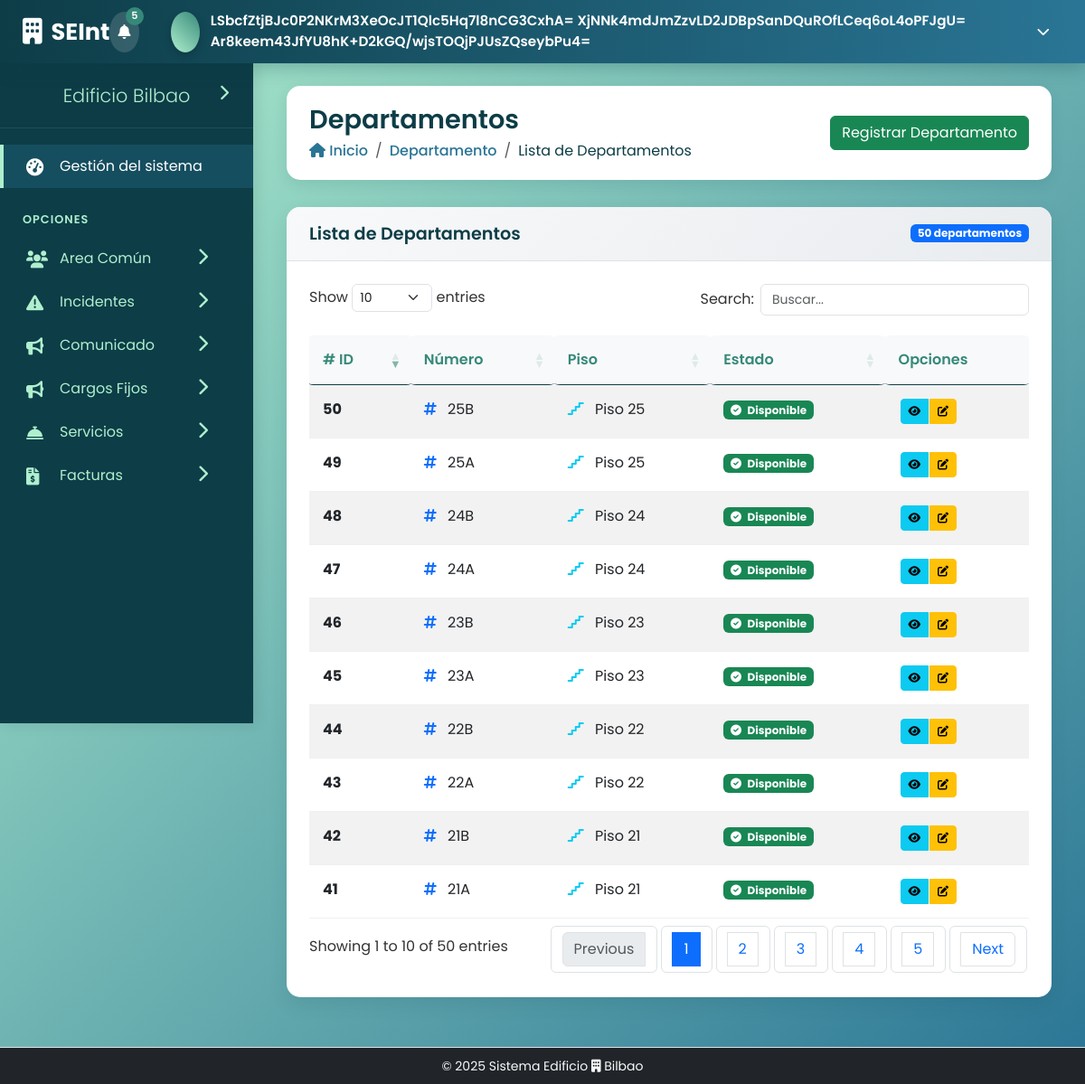
Screenshot of /public/controlador/DepartamentoControlador.php?action=listarDepartamentos (signed in) with the database file from the repository.
### tables this page shows
CREATE TABLE departamento (
                              id_departamento INT AUTO_INCREMENT PRIMARY KEY,
                              numero VARCHAR(10) NOT NULL,
                              piso INT NOT NULL,
                              estado ENUM('ocupado', 'disponible') DEFAULT 'disponible'
);

### public/modelo/DepartamentoModelo.php (called while the page is built, shortened)
<?php
class DepartamentoModelo{
    private $db;
    private $table_departamento = 'departamento';
    public function __construct($db){
        $this->db = $db;
    }
    public function listarDepartamento(){
        $sql = "SELECT * FROM " . $this->table_departamento;
        $resultado = $this->db->prepare($sql);
        $resultado->execute();
        return $resultado->fetchAll(PDO::FETCH_ASSOC);
    }
}

### public/vista/ListarDepartamentoVista.php (the view, shortened to what this page needs)
<?php include("../../includes/header.php"); ?>
    <div class="page-header fade-in">
        <div class="page-title">
            <h1>Departamentos</h1>
            <nav aria-label="breadcrumb">
                <ol class="breadcrumb">
                    <li class="breadcrumb-item"><a href="#"><i class="fas fa-home"></i> Inicio</a></li>
                    <li class="breadcrumb-item"><a href="#">Departamento</a></li>
                    <li class="breadcrumb-item active" aria-current="page">Lista de Departamentos</li>
                </ol>
            </nav>
        </div>
        <div class="page-actions">
            <a href="DepartamentoControlador.php?action=formularioDepartamento" class="btn btn-success">
                Registrar Departamento
            </a>
        </div>
    </div>
    <div class="row fade-in">
        <div class="col-12">
            <div class="content-box">
                <div class="content-box-header d-flex justify-content-between align-items-center">
                    <h5>Lista de Departamentos</h5>
                    <span class="badge bg-primary"><?php echo count($departamentos); ?> departamentos</span>
                </div>
                <div class="content-box-body">
                    <?php if (empty($departamentos)): ?>
                        <div class="text-center py-4">
                            <i class="fas fa-building fa-3x text-muted mb-3"></i>
                            <p class="text-muted">No hay departamentos registrados</p>
                        </div>
                    <?php else: ?>
                        <div class="table-container">
                            <table id="tablaDepartamentos" class="table table-hover table-striped">
                                <thead>
                                <tr>
                                    <th># ID</th>
                                    <th>Número</th>
                                    <th>Piso</th>
                                    <th>Estado</th>
                                    <th>Opciones</th>
                                </tr>
                                </thead>
                                <tbody>
                                <?php foreach ($departamentos as $departamento): ?>
                                    <tr>
                                        <td><strong><?php echo htmlspecialchars($departamento['id_departamento']); ?></strong></td>
                                        <td>
                                            <i class="fas fa-hashtag text-primary me-2"></i>
                                            <?php echo htmlspecialchars($departamento['numero']); ?>
                                        </td>
                                        <td>
                                            <i class="fas fa-stairs text-info me-2"></i>
                                            Piso <?php echo htmlspecialchars($departamento['piso']); ?>
                                        </td>
                                        <td>
                                            <?php
                                            $badge_class = '';
                                            switch($departamento['estado']) {
                                                case 'disponible':
                                                    $badge_class = 'bg-success';
                                                    $icon = 'fa-check-circle';
                                                    break;
                                                case 'ocupado':
                                                    $badge_class = 'bg-warning';
                                                    $icon = 'fa-user';
                                                    break;
                                            }
                                            ?>
                                            <span class="badge <?php echo $badge_class; ?>">
                                                <i class="fas <?php echo $icon; ?> me-1"></i>
                                                <?php echo ucfirst(htmlspecialchars($departamento['estado'])); ?>
                                            </span>
                                        </td>
                                        <td>
                                            <div class="btn-group" role="group">
                                                <button class="btn btn-info btn-sm"
                                                        data-bs-toggle="modal"
                                                        data-bs-target="#verPersonasModal"
                                                        data-id="<?php echo htmlspecialchars($departamento['id_departamento']); ?>"
                                                        data-numero="<?php echo htmlspecialchars($departamento['numero']); ?>"
                                                        data-piso="<?php echo htmlspecialchars($departamento['piso']); ?>"
                                                        title="Ver personas del departamento">
                                                    <i class="fas fa-eye"></i>
                                                </button>
                                                <button class="btn btn-warning btn-sm"
                                                        data-bs-toggle="modal"
                                                        data-bs-target="#editarDepartamentoModal"
                                                        data-id="<?php echo htmlspecialchars($departamento['id_departamento']); ?>"
                                                        data-numero="<?php echo htmlspecialchars($departamento['numero']); ?>"
                                                        data-piso="<?php echo htmlspecialchars($departamento['piso']); ?>"
                                                        data-estado="<?php echo htmlspecialchars($departamento['estado']); ?>"
                                                        title="Editar departamento">
                                                    <i class="fas fa-edit"></i>
                                                </button>
                                            </div>
                                        </td>
                                    </tr>
                                <?php endforeach; ?>
                                </tbody>
                            </table>
                        </div>
                    <?php endif; ?>
                </div>
            </div>
        </div>
    </div>
    <link rel="stylesheet" type="text/css" href="https://cdn.datatables.net/1.13.6/css/dataTables.bootstrap5.min.css">
    <link rel="stylesheet" type="text/css" href="https://cdn.datatables.net/responsive/2.5.0/css/responsive.bootstrap5.min.css">
<?php include("../../includes/footer.php"); ?>

### includes/css/dashboard.css (style rules this page uses)
:root { --celeste: #afefce; --verde-suave: #99b6a0; --verde: #368979; --azul: #2a7595; --azul-oscuro: #0d3d47; --sidebar-width: 280px; --sidebar-collapsed-width: 70px; --header-height: 70px; --transition-speed: 0.3s; }
* { margin: 0; padding: 0; box-sizing: border-box; }
body { font-family: 'Poppins', sans-serif; background: linear-gradient(135deg, var(--celeste) 0%, var(--azul) 100%); color: #333; overflow-x: hidden; min-height: 100vh; }
.page-header { display: flex; justify-content: space-between; align-items: center; margin-bottom: 30px; background: white; padding: 20px 25px; border-radius: 15px; box-shadow: 0 5px 15px rgba(13, 61, 71, 0.1); }
.page-title h1 { font-weight: 600; color: var(--azul-oscuro); margin: 0; font-size: 1.8rem; }
.breadcrumb { background: none; padding: 0; margin: 5px 0 0; }
.breadcrumb-item a { color: var(--azul); text-decoration: none; font-weight: 500; }
.breadcrumb-item.active { color: var(--azul-oscuro); }
.content-box { background: white; border-radius: 15px; box-shadow: 0 8px 20px rgba(13, 61, 71, 0.1); margin-bottom: 30px; overflow: hidden; transition: all 0.3s; }
.content-box-header { padding: 18px 25px; border-bottom: 1px solid #f0f0f0; display: flex; justify-content: space-between; align-items: center; background: linear-gradient(to right, #f8f9fa, white); }
.content-box-header h5 { font-weight: 600; margin: 0; color: var(--azul-oscuro); font-size: 1.2rem; }
.content-box-body { padding: 25px; }
.table thead th { color:var(--verde); border-color: #0d3d47; font-weight: 600; padding: 15px; border-radius: 4%; }
.table tbody tr { transition: all 0.2s; }
.table tbody td { padding: 15px; border-color: #f0f0f0; }
.fade-in { animation: fadeIn 0.6s ease-in-out; }

### public/vista/ListarDepartamentoVista.php (style rules this page uses)
.content-box-header { background: linear-gradient(135deg, #f8f9fa 0%, #e9ecef 100%); border-bottom: 1px solid #dee2e6; }
.table th { border-top: none; font-weight: 600; color: var(--azul-oscuro); background-color: #f8f9fa; }
.btn-group .btn { margin: 0 2px; }
.badge { font-size: 0.75rem; }
.btn-sm { padding: 0.25rem 0.5rem; font-size: 0.75rem; }
.table-container { width: 100%; overflow-x: hidden; }
#tablaDepartamentos { width: 100% !important; table-layout: auto; }

### rows the page displays
departamento: id_departamento "41", numero "21A", piso "21", estado "Disponible"
departamento: id_departamento "42", numero "21B", piso "21", estado "Disponible"
departamento: id_departamento "43", numero "22A", piso "22", estado "Disponible"
departamento: id_departamento "44", numero "22B", piso "22", estado "Disponible"
departamento: id_departamento "45", numero "23A", piso "23", estado "Disponible"
departamento: id_departamento "46", numero "23B", piso "23", estado "Disponible"
departamento: id_departamento "47", numero "24A", piso "24", estado "Disponible"
departamento: id_departamento "48", numero "24B", piso "24", estado "Disponible"
departamento: id_departamento "49", numero "25A", piso "25", estado "Disponible"
departamento: id_departamento "50", numero "25B", piso "25", estado "Disponible"

### other values shown
$_SESSION['nombre'] "LSbcfZtjBJc0P2NKrM3XeOcJT1Qlc5Hq7l8nCG3CxhA="
$_SESSION['apellido_paterno'] "XjNNk4mdJmZzvLD2JDBpSanDQuROfLCeq6oL4oPFJgU="
$_SESSION['apellido_materno'] "Ar8keem43JfYU8hK+D2kGQ/wjsTOQjPJUsZQseybPu4="
count($departamentos) "50"
